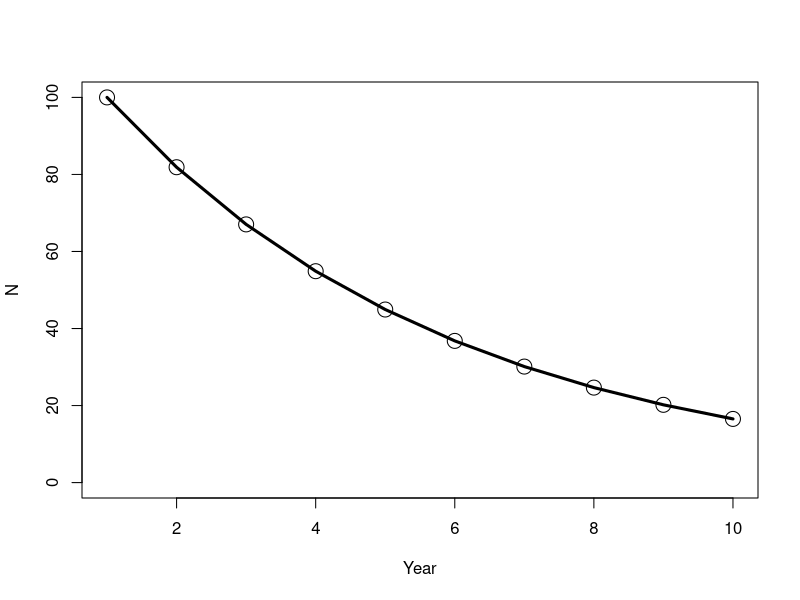
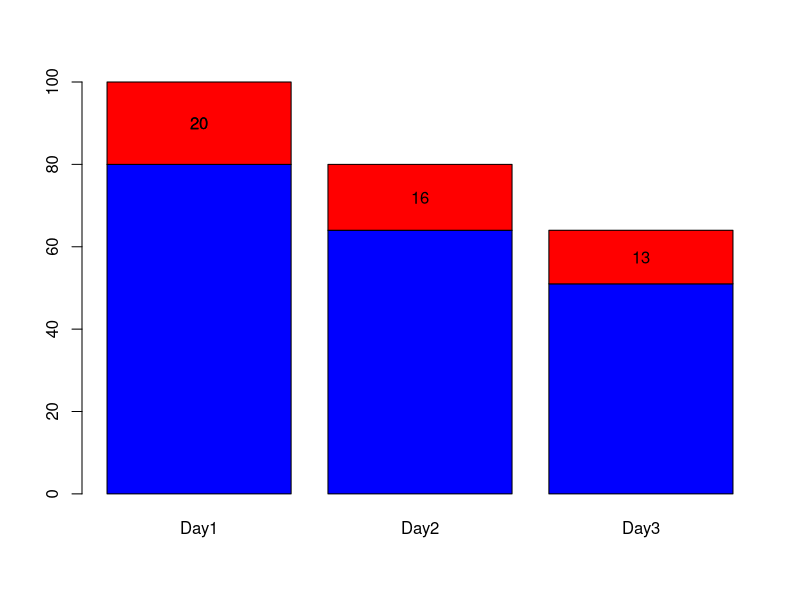
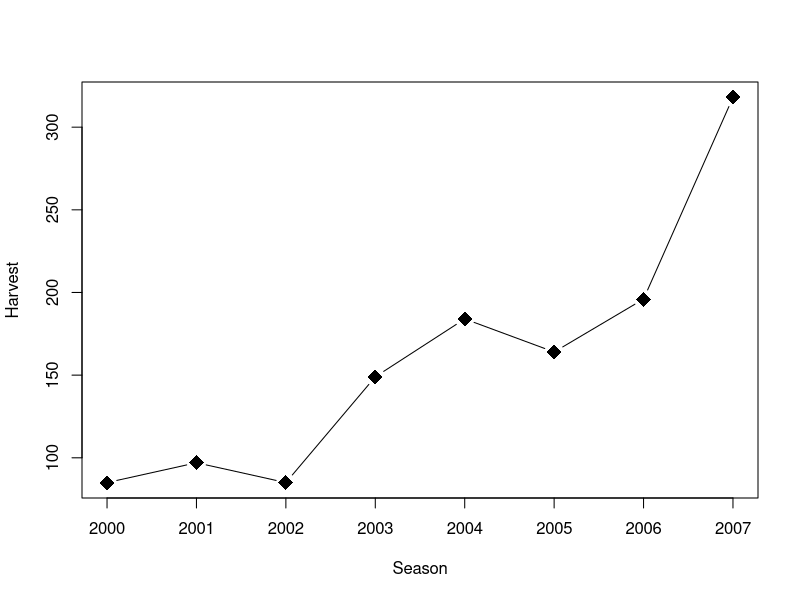
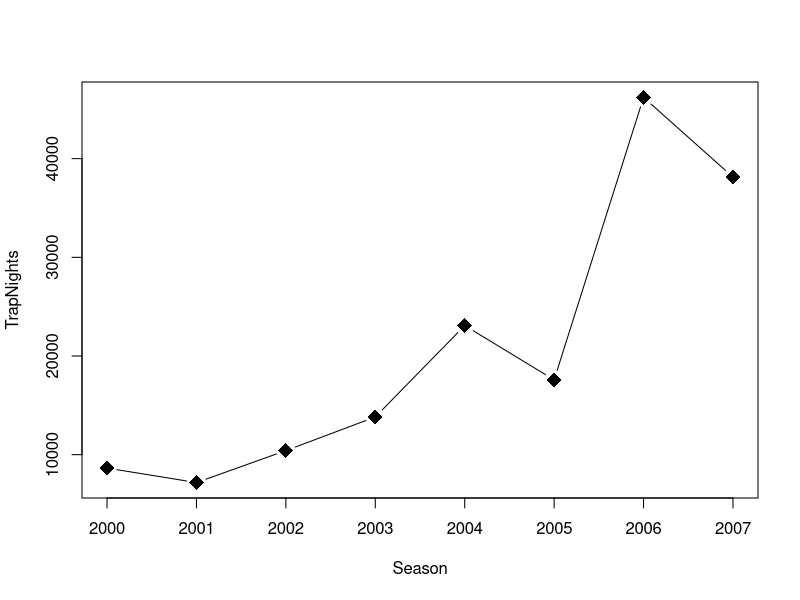
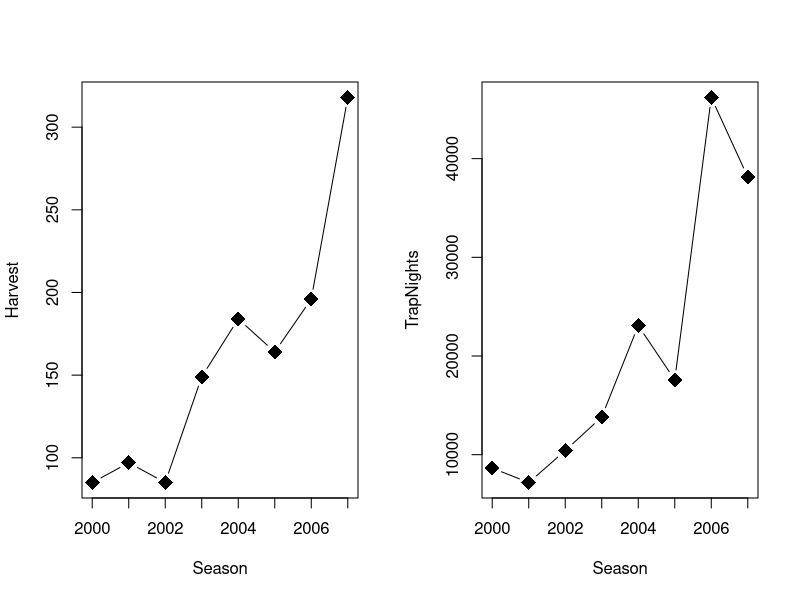
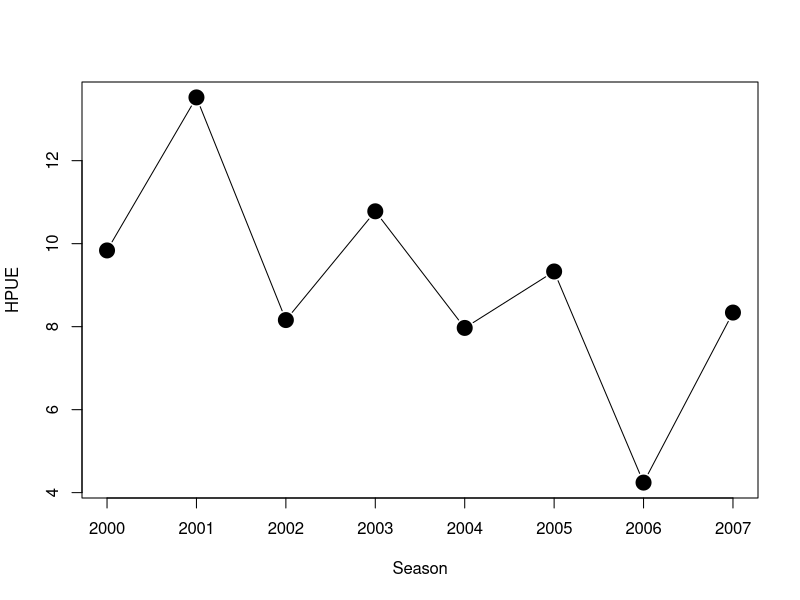
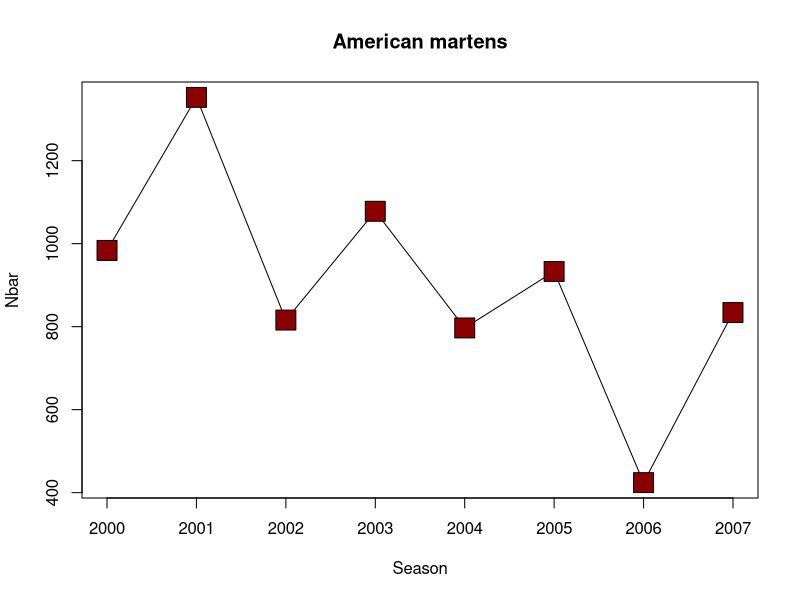
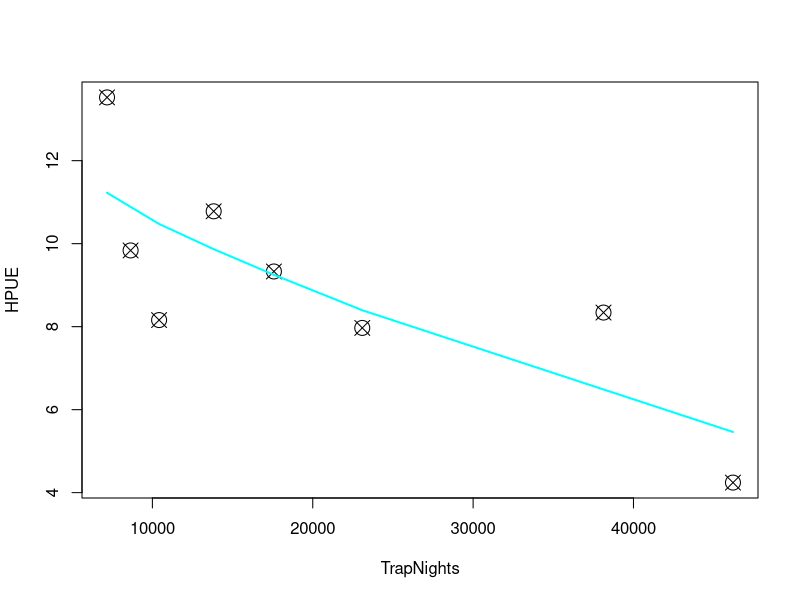

The R script that drew these images, in order:
# Lecture 4 - Theory of Harvest

# Created: 10 Feb 2023
# Last modified: 13 Feb 2023 by EPD

# Set working directory
setwd("/Users/epdus/OneDrive/Breathless/Teaching/EFB796")

# Contents (ctrl-f):
# I. Exponential decline
# II. American martens
# III. Constant vulnerability
# IV. Changing vulnerability
# V. Percent decline


########## I. Exponential decline ##########

# Create up abundance vector
N = rep(0,10)

# Choose starting value (i.e. N0)
N[1] = 100

# Create times vector
Year = seq(length(N))

# Calculate abundance in each successive time period
for(i in 1:9) N[i+1] = N[i]*exp(-0.2)

# Plot decline
plot(Year, N, cex = 2, ylim = c(0,100))
lines(Year, N, lwd = 3)

# In barplot format
xbarplot = barplot(height = cbind(Day1=c(80,20), Day2=c(64,16), Day3=c(51,13)), 
        col=c("blue","red"))
xbarplot
text(xbarplot[1], 90, "20")
text(xbarplot, c(90,72,57.5), c("20","16","13"))


########## II. American martens ##########

# Read in the data
marten = read.csv("Data/martens.csv")

# Look at your data
marten
head(marten)
str(marten)
summary(marten)

# Visualize your data
plot(Harvest ~ Season, marten, cex = 2, pch = 18, type = "b")
plot(TrapNights ~ Season, marten, cex = 2, pch = 18, type = "b")

# Multiple graphs
par(mfrow = c(1,2))
plot(Harvest ~ Season, marten, cex = 2, pch = 18, type = "b")
plot(TrapNights ~ Season, marten, cex = 2, pch = 18, type = "b")
par(mfrow = c(1,1))


########## III. Constant vulnerability ##########

# Assume constant vulnerability to the traps
q = 0.01

# Calculate harvest/effort index (harvest per thousand trap-nights)
marten$HPUE = 1000 * marten$Harvest / marten$TrapNights

# Plot the index
plot(HPUE ~ Season, marten, cex = 3, pch = 20, type = "b")

# Estimate mean population size
marten$Nbar = marten$HPUE / q

# Plot the resulting population time trend
plot(Nbar ~ Season, marten, cex = 3, pch = 22, bg = "darkred", type = "b")
title("American martens")


########## IV. Changing vulnerability ##########

# Look at HPUE as a function of effort
plot(HPUE ~ TrapNights, marten, cex = 2, pch = 13)

# Plot a super smooth trend line along the data
lines(supsmu(marten$TrapNights, marten$HPUE), lwd = 2, col = "cyan")

# Run a linear model to extract the slope of the decrease 
hpue.lm = lm(HPUE ~ TrapNights, data = marten)

# Look at a summary of the output
summary(hpue.lm)

# Use the time-varying vector of vulnerability values to estimate population
marten$Nbar_t = marten$HPUE / marten$q

# Compare the two estimates of population size
par(mfrow = c(1,2))
plot(Nbar ~ Season, marten, ylim = c(0,2000), main = "Constant q")
plot(Nbar_t ~ Season, marten, ylim = c(0,2000), main = "Changing q")
par(mfrow = c(1,1))


########## V. Percent decline ##########

# Run a linear regression model on population change with time
n.lm = lm(Nbar ~ Season, data = marten)

# Look at a summary of the output
summary(n.lm)

# Look at the predicted population size for each season
n.preds = predict(n.lm)

# Look at the percent decline during the entire time period
100 *(1 - n.preds[length(n.preds)] / n.preds[1])

# Repeat the steps above for time-varying vulnerability
nt.lm = lm(Nbar_t ~ Season, data = marten)
summary(nt.lm)
nt.preds = predict(nt.lm)
100 * (1 - nt.preds[length(nt.preds)] / nt.preds[1])
